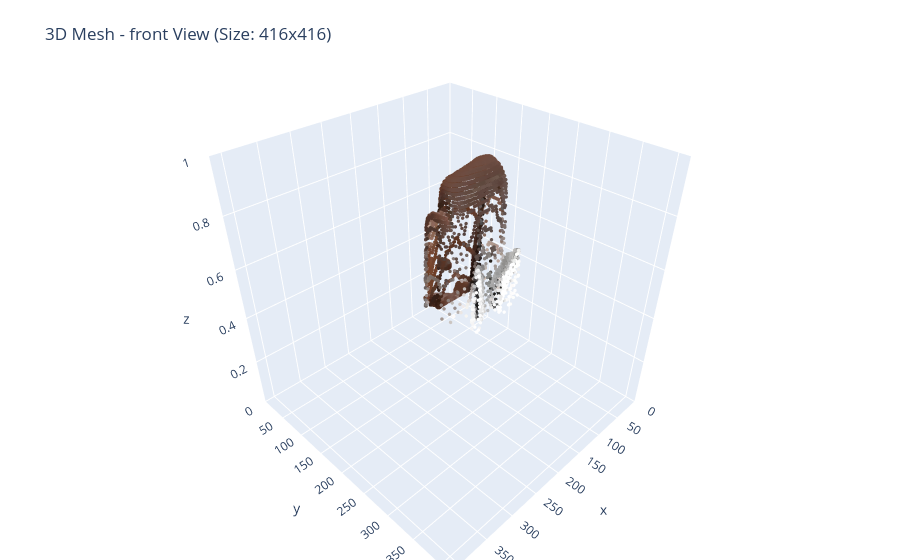
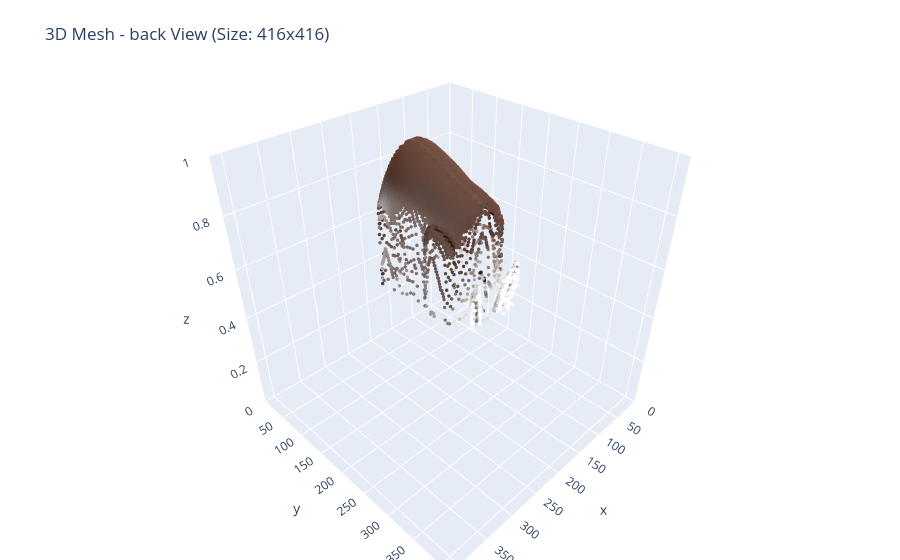
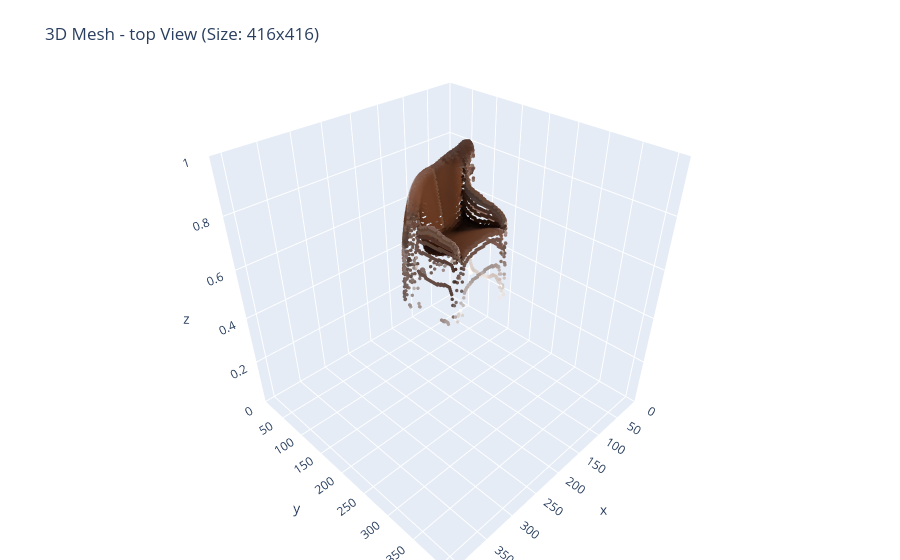

Notebook code for these charts, in order:
### Code cell
# Process all three views
folder = "../static/uploads/Chair/"
image_paths = {
    'front': f"{folder}/front.jpg",
    'back': f"{folder}/back.jpg",
    'top': f"{folder}/top.jpg"
}


# First normalize all images
try:
    normalized_images, target_size = load_and_normalize_images(image_paths)
    print("\nAll images successfully normalized to size:", target_size)

    # First, let's get our three normalized meshes individually
    front_fig = create_object_mesh(normalized_images['front'], depth_threshold=0.5)

    if front_fig is not None:
        front_fig.update_layout(
            title=dict(
                text=f"3D Mesh - front View (Size: {target_size}x{target_size})",
                y=0.95
            )
        )
        front_fig.show()
    else:
        print(f"Failed to create mesh for front view")

    back_fig = create_object_mesh(normalized_images['back'], depth_threshold=0.5)
    if back_fig is not None:
        back_fig.update_layout(
            title=dict(
                text=f"3D Mesh - back View (Size: {target_size}x{target_size})",
                y=0.95
            )
        )
        back_fig.show()
    else:
        print(f"Failed to create mesh for back view")

    
    top_fig = create_object_mesh(normalized_images['top'], depth_threshold=0.5)
    if top_fig is not None:
        top_fig.update_layout(
            title=dict(
                text=f"3D Mesh - top View (Size: {target_size}x{target_size})",
                y=0.95
            )
        )
        top_fig.show()
    else:
        print(f"Failed to create mesh for top view")
            
except Exception as e:
    print(f"Error during image normalization: {str(e)}")

### Figure 1 — Plotly figure (JSON) as saved in the notebook; plotly's stock layout.template omitted (floating-point values rounded to 4 significant figures; data arrays with more than 128 entries replaced by an {"elided": "..."} marker saying what was removed)
{"data": [{"marker": {"color": {"elided": "7976 str values"}, "opacity": 1, "size": 2}, "mode": "markers", "type": "scatter3d", "x": {"elided": "7976 int values"}, "y": {"elided": "7976 int values"}, "z": {"elided": "7976 float values"}}], "layout": {"margin": {"b": 0, "l": 0, "r": 0, "t": 30}, "scene": {"xaxis": {"nticks": 10, "range": [0, 416]}, "yaxis": {"nticks": 10, "range": [0, 416]}, "zaxis": {"nticks": 10, "range": [0, 1]}}, "title": {"text": "3D Mesh - front View (Size: 416x416)", "y": 0.95}}}

### Figure 2 — Plotly figure (JSON) as saved in the notebook; plotly's stock layout.template omitted (floating-point values rounded to 4 significant figures; data arrays with more than 128 entries replaced by an {"elided": "..."} marker saying what was removed)
{"data": [{"marker": {"color": {"elided": "14129 str values"}, "opacity": 1, "size": 2}, "mode": "markers", "type": "scatter3d", "x": {"elided": "14129 int values"}, "y": {"elided": "14129 int values"}, "z": {"elided": "14129 float values"}}], "layout": {"margin": {"b": 0, "l": 0, "r": 0, "t": 30}, "scene": {"xaxis": {"nticks": 10, "range": [0, 416]}, "yaxis": {"nticks": 10, "range": [0, 416]}, "zaxis": {"nticks": 10, "range": [0, 1]}}, "title": {"text": "3D Mesh - back View (Size: 416x416)", "y": 0.95}}}

### Figure 3 — Plotly figure (JSON) as saved in the notebook; plotly's stock layout.template omitted (floating-point values rounded to 4 significant figures; data arrays with more than 128 entries replaced by an {"elided": "..."} marker saying what was removed)
{"data": [{"marker": {"color": {"elided": "11736 str values"}, "opacity": 1, "size": 2}, "mode": "markers", "type": "scatter3d", "x": {"elided": "11736 int values"}, "y": {"elided": "11736 int values"}, "z": {"elided": "11736 float values"}}], "layout": {"margin": {"b": 0, "l": 0, "r": 0, "t": 30}, "scene": {"xaxis": {"nticks": 10, "range": [0, 416]}, "yaxis": {"nticks": 10, "range": [0, 416]}, "zaxis": {"nticks": 10, "range": [0, 1]}}, "title": {"text": "3D Mesh - top View (Size: 416x416)", "y": 0.95}}}
